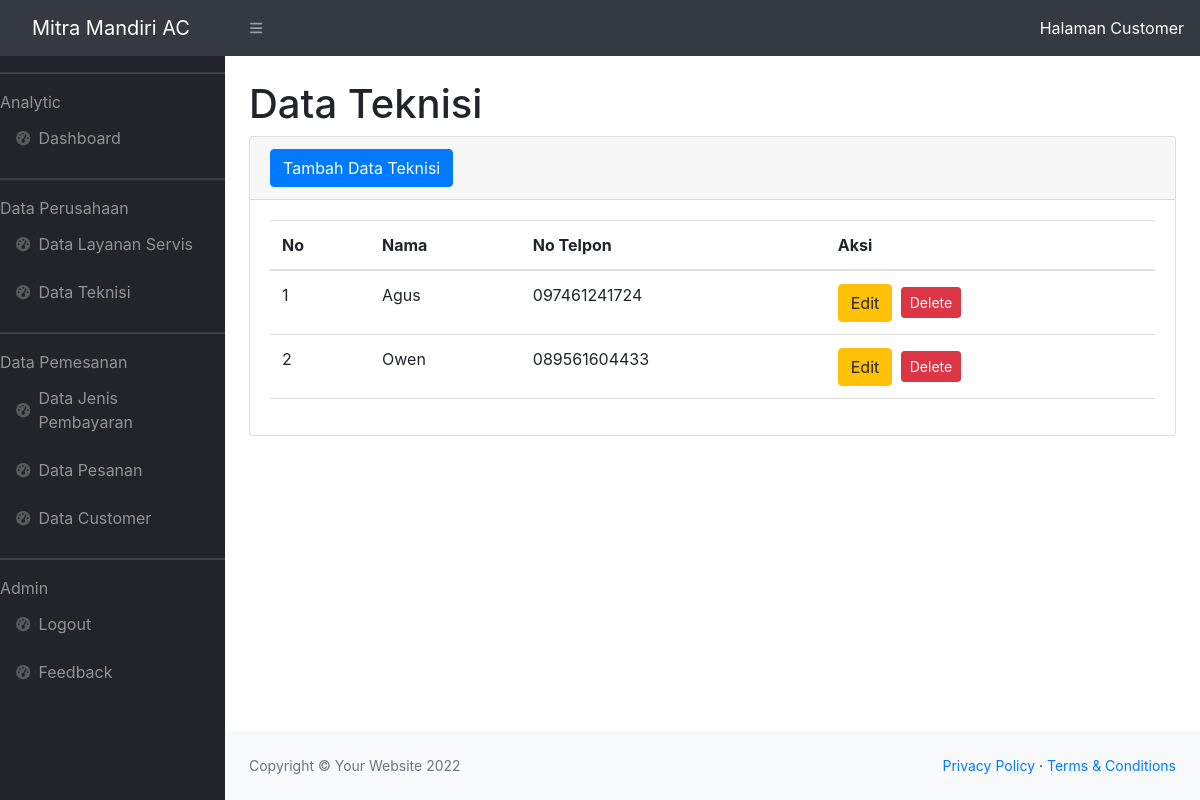
The app's page /data_teknisi.php (signed in) with its own data.
### tables this page shows
CREATE TABLE `tbl_teknisi` (
  `id` int(11) NOT NULL,
  `nama` varchar(50) DEFAULT NULL,
  `no_telp` varchar(12) DEFAULT NULL
);

### data_teknisi.php (the view, shortened to what this page needs)
<?php
require 'function.php';
?>
<!DOCTYPE html>
<html lang="en">
<head>
    <link href="https://cdn.jsdelivr.net/npm/simple-datatables@latest/dist/style.css" rel="stylesheet" />
    <link href="css/styles.css" rel="stylesheet" />
</head>
<body class="sb-nav-fixed">
    <nav class="sb-topnav navbar navbar-expand navbar-dark bg-dark">
        <a class="navbar-brand ps-3" href="index.php">Mitra Mandiri AC</a>
        <button class="btn btn-link btn-sm order-1 order-lg-0 me-4 me-lg-0" id="sidebarToggle" href="#!"><i class="fas fa-bars"></i></button>
        <a class="navbar-customers ps-3" href="customer/index.php">Halaman Customer</a>
    </nav>
    <div id="layoutSidenav">
        <div id="layoutSidenav_nav">
            <nav class="sb-sidenav accordion sb-sidenav-dark" id="sidenavAccordion">
                <div class="sb-sidenav-menu">
                    <div class="nav">
                        <hr class="sidebar=divider">
                        <div class="sidebar-heading">
                            Analytic
                            <a class="nav-link" href="index.php">
                                <div class="sb-nav-link-icon"><i class="fas fa-tachometer-alt"></i></div>
                                Dashboard
                            </a>
                            <hr class="sidebar=divider">
                            <div class="sidebar-heading">
                                Data Perusahaan
                                <a class="nav-link" href="data_layanan.php">
                                    <div class="sb-nav-link-icon"><i class="fas fa-tachometer-alt"></i></div>
                                    Data Layanan Servis
                                </a>
                                <a class="nav-link" href="data_teknisi.php">
                                    <div class="sb-nav-link-icon"><i class="fas fa-tachometer-alt"></i></div>
                                    Data Teknisi
                                </a>
                                    <hr class="sidebar=divider">
                                    <div class="sidebar-heading">
                                        Data Pemesanan
                                        <a class="nav-link" href="data_jenis_bayar.php">
                                        <div class="sb-nav-link-icon"><i class="fas fa-tachometer-alt"></i></div>
                                        Data Jenis Pembayaran
                                        </a>
                                        <a class="nav-link" href="data_pesanan.php">
                                            <div class="sb-nav-link-icon"><i class="fas fa-tachometer-alt"></i></div>
                                            Data Pesanan
                                        </a>
                                        <a class="nav-link" href="data_customer.php">
                                        <div class="sb-nav-link-icon"><i class="fas fa-tachometer-alt"></i></div>
                                        Data Customer
                                        </a>
                                        <hr class="sidebar=divider">
                                    <div class="sidebar-heading">
                                        Admin
                                        <a class="nav-link" href="logout.php">
                                            <div class="sb-nav-link-icon"><i class="fas fa-tachometer-alt"></i></div>
                                            Logout
                                        </a>
                                        <a class="nav-link" href="data_feedback.php">
                                            <div class="sb-nav-link-icon"><i class="fas fa-tachometer-alt"></i></div>
                                            Feedback
                                        </a>
                                </div>
                            </div>
                        </div>
                    </div>
                </div>
            </nav>
        </div>
                <div id="layoutSidenav_content">
                                        <main>
                                            <div class="container-fluid px-4">
                                                <h1 class="mt-4">Data Teknisi</h1>
                                                <div class="card mb-4">
                                                    <div class="card-header">
                                                        <button type="button" class="btn btn-primary" data-toggle="modal" data-target="#myModal">
                                                            Tambah Data Teknisi
                                                        </button>
                                                    </div>
                                                        <div class="card-body">
                                                            <table class="table" id="datatablesSimple">
                                                                <thead>
                                                                    <tr>
                                                                        <th>No</th>
                                                                        <th>Nama</th>
                                                                        <th> No Telpon </th>
                                                                        <th>Aksi</th>
                                                                    </tr>
                                                                </thead>
                                                                <tbody>
                                                                    <?php
                                                                    $ambilsemuadatanya = mysqli_query($conn, "select * from tbl_teknisi");
                                                                    $i = 1;
                                                                    while ($data = mysqli_fetch_array($ambilsemuadatanya)) {
                                                                        $nama = $data['nama'];
                                                                        $no_telp = $data['no_telp'];
                                                                        $idt = $data['id']
                                                                    ?>
                                                                        <tr>
                                                                            <td><?php echo $i++; ?></td>
                                                                            <td><?php echo $nama; ?></td>
                                                                            <td><?php echo $no_telp; ?></td>
                                                                            <td>
                                                                                <button type="button" class="btn btn-warning" data-toggle="modal" data-target="#edit<?= $idt ?>">
                                                                                    Edit
                                                                                </button>
                                                                                <a href="data_teknisihapus.php?id=<?= $data["nama"] ?>" class="btn btn-danger btn-sm m-1" onclick="return confirm('Apakah Anda Yakin Ingin Menghapus Data ?')">
                                                                                    Delete
                                                                                </a>
                                                                            </td>
                                                                        </tr>
                                                        </div>
                                                    </div>
                                                <?php
                                            };
                                            ?>
                                            </div>
                                <footer class="py-4 bg-light mt-auto">
                                    <div class="container-fluid px-4">
                                        <div class="d-flex align-items-center justify-content-between small">
                                            <div class="text-muted">Copyright &copy; Your Website 2022</div>
                                            <div>
                                                <a href="#">Privacy Policy</a>
                                                &middot;
                                                <a href="#">Terms &amp; Conditions</a>
                                            </div>
                                        </div>
                                    </div>
                                </footer>
                                <link rel="stylesheet" href="https://cdn.jsdelivr.net/npm/bootstrap@4.6.2/dist/css/bootstrap.min.css">
                            </body>
                            </html>

### records on screen
tbl_teknisi: nama "Agus", no_telp "097461241724"
tbl_teknisi: nama "Owen", no_telp "089561604433"
